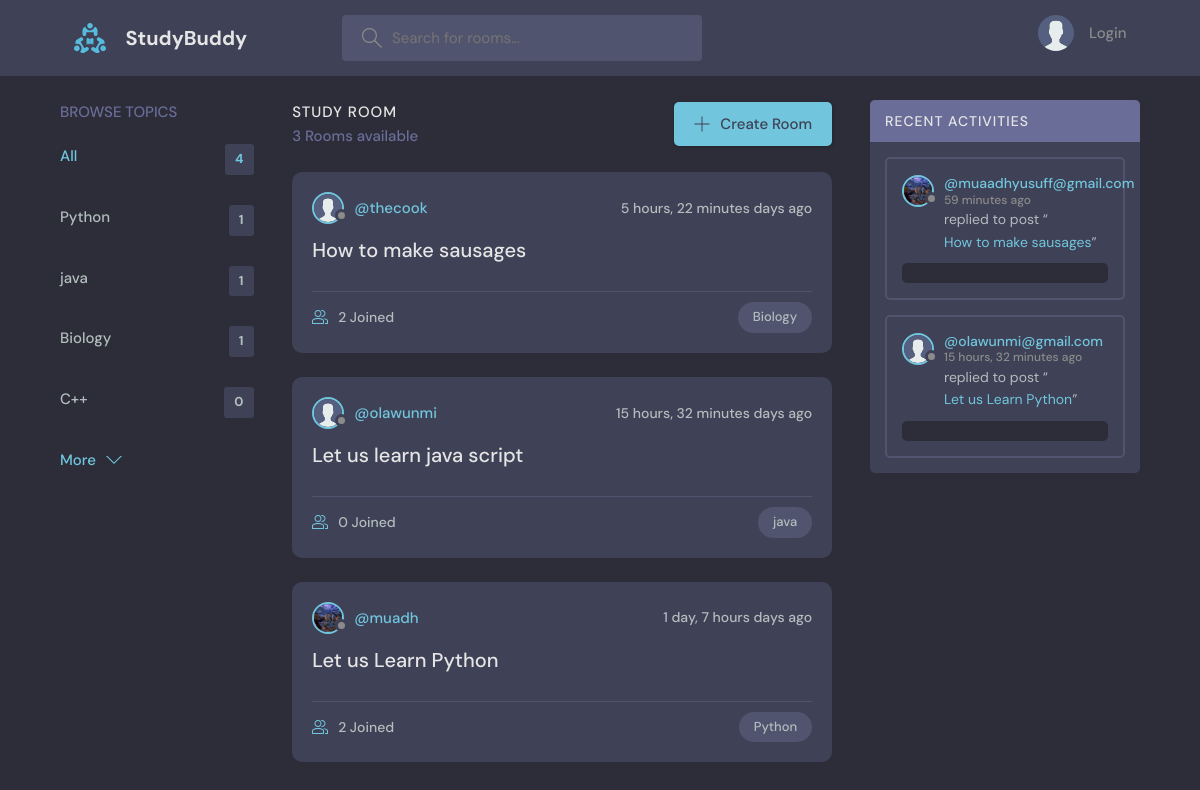
The page / on the database its author committed.
### base/models.py (models this page shows, shortened)
class Topic(models.Model):
    name = models.CharField(max_length=200)

class Room(models.Model):
    host = models.ForeignKey(User, on_delete=models.SET_NULL, null=True)
    topic = models.ForeignKey(Topic, on_delete=models.SET_NULL, null=True)
    name = models.CharField(max_length=200)
    description = models.TextField(null=True, blank=True)
    participants = models.ManyToManyField(
        User, related_name='participants', blank=True)
    updated = models.DateTimeField(auto_now=True)
    created = models.DateTimeField(auto_now_add=True)
    class Meta:
        ordering = ['-updated', '-created']
    def __str__(self):
        return self.name

class User(AbstractUser):
    name = models.CharField(max_length=200, null=True)
    email = models.EmailField(unique=True, null=True)
    bio = models.TextField(null=True)
    avatar = models.ImageField(null=True, default="avatar.svg")
    USERNAME_FIELD = 'email'
    REQUIRED_FIELDS = []

class Message(models.Model):
    user = models.ForeignKey(User, on_delete=models.CASCADE)
    room = models.ForeignKey(Room, on_delete=models.CASCADE)
    body = models.TextField()
    updated = models.DateTimeField(auto_now=True)
    created = models.DateTimeField(auto_now_add=True)
    class Meta:
        ordering = ['-updated', '-created']

### base/views.py (the view)
# urls.py: path('', views.home, name='home'),
def home(request):
    q = request.GET.get('q') if request.GET.get('q') != None else ''
    rooms = Room.objects.filter(
        Q(topic__name__icontains=q) |
        Q(name__icontains=q) |
        Q(description__icontains=q)
    )
    room_count = rooms.count()
    topics = Topic.objects.all()[0:5]
    room_messages = Message.objects.filter(Q(room__topic__name__icontains=q))
    context = {'rooms': rooms, 'topics': topics,
               'room_count': room_count, 'room_messages': room_messages}
    return render(request, 'base/home.html', context)

### base/templates/base/home.html (shortened to what this page needs)
{% extends 'main.html' %}
{% block content %}
    <main class="layout layout--3">
      <div class="container">
        {% include 'base/topics_component.html' %}
        <div class="roomList">
          <div class="roomList__header">
            <div>
              <h2>Study Room</h2>
              <p>{{room_count}} Rooms available</p>
            </div>
            <a class="btn btn--main" href="{% url 'create-room' %}">
              <svg version="1.1" xmlns="http://www.w3.org/2000/svg" width="32" height="32" viewBox="0 0 32 32">
                <title>add</title>
                <path
                  d="M16.943 0.943h-1.885v14.115h-14.115v1.885h14.115v14.115h1.885v-14.115h14.115v-1.885h-14.115v-14.115z"
                ></path>
              </svg>
              Create Room
            </a>
          </div>
          {% include 'base/feed_component.html' %}
        </div>
        {% include 'base/activity_component.html' %}
      </div>
    </main>
    {% endblock %}

### base/templates/base/topics_component.html
<div class="topics">
  <div class="topics__header">
    <h2>Browse Topics</h2>
  </div>
  <ul class="topics__list">
    <li>
      <a href="{% url 'home' %}" class="active">All <span>{{topics.count}}</span></a>
    </li>
    {% for topic in topics%}
    <li>
      <a href="{% url 'home' %}?q={{topic.name}}">{{topic.name}}<span>{{topic.room_set.all.count}}</span></a>
    </li>
    {% endfor %}
  </ul>
  <a class="btn btn--link" href="{% url 'topics'%}">
    More
    <svg version="1.1" xmlns="http://www.w3.org/2000/svg" width="32" height="32" viewBox="0 0 32 32">
      <title>chevron-down</title>
      <path d="M16 21l-13-13h-3l16 16 16-16h-3l-13 13z"></path>
    </svg>
  </a>
</div>

### base/templates/base/feed_component.html (shortened to what this page needs)
{% for room in rooms%}
<div class="roomListRoom">
  <div class="roomListRoom__header">
    <a href="{% url 'user-profile' room.id %}" class="roomListRoom__author">
      <div class="avatar avatar--small">
        <img src="{{room.host.avatar.url}}" />
      </div>
      <span>@{{room.host.username}}</span>
    </a>
    <div class="roomListRoom__actions">
      <span>{{room.created|timesince}} days ago</span>
    </div>
  </div>
  <div class="roomListRoom__content">
    <a href="{% url 'room' room.id %}">{{room.name}}</a>
  </div>
  <div class="roomListRoom__meta">
    <a href="{% url 'room' room.id %}" class="roomListRoom__joined">
      {{room.participants.all.count}} Joined
    </a>
    <p class="roomListRoom__topic">{{room.topic.name}}</p>
  </div>
</div>
{% endfor%}

### base/templates/base/activity_component.html (shortened to what this page needs)
<div class="activities">
    <div class="activities__header">
      <h2>Recent Activities</h2>
    </div>
    {% for message in room_messages %}
    <div class="activities__box">
      <div class="activities__boxHeader roomListRoom__header">
        <a href="{% url 'user-profile' message.user.id %}" class="roomListRoom__author">
          <div class="avatar avatar--small">
            <img src="{{message.user.avatar.url}}" />
          </div>
          <p>
            @{{message.user}}
            <span>{{message.created|timesince}} ago</span>
          </p>
        </a>
      </div>
      <div class="activities__boxContent">
        <p>replied to post “<a href="{% url 'room' message.room.id %}">{{message.room}}</a>”</p>
        <div class="activities__boxRoomContent">
        </div>
      </div>
    </div>
    {% endfor %}
  </div>

### rows shown on the page
Topic: name "Python", room_set.all.count "1"
Topic: name "java", room_set.all.count "1"
Topic: name "Biology", room_set.all.count "1"
Topic: name "C++", room_set.all.count "0"
Room: host.avatar (placeholder picture), host.username "thecook", created "5 hours, 22 minutes", name "How to make sausages", participants.all.count "2", topic.name "Biology"
Room: host.avatar (placeholder picture), host.username "olawunmi", created "15 hours, 32 minutes", name "Let us learn java script", participants.all.count "0", topic.name "java"
Room: host.avatar (picture), host.username "muadh", created "1 day, 7 hours", name "Let us Learn Python", participants.all.count "2", topic.name "Python"
Message: user.avatar (picture), user "muaadhyusuff@gmail.com", created "59 minutes", room "How to make sausages"
Message: user.avatar (placeholder picture), user "olawunmi@gmail.com", created "15 hours, 32 minutes", room "Let us Learn Python"

### other values the page prints
{{ topics.count }} "4"
{{ room_count }} "3"
